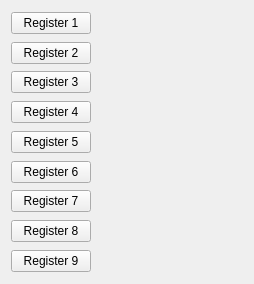
       <widget class="QWidget" name="scrollAreaWidgetContents_3">
        <property name="geometry">
         <rect>
          <x>0</x>
          <y>0</y>
          <width>254</width>
          <height>284</height>
         </rect>
        </property>
        <layout class="QHBoxLayout" name="horizontalLayout_17">
         <item>
          <layout class="QVBoxLayout" name="verticalLayout">
           <item>
            <layout class="QHBoxLayout" name="horizontalLayout_8">
             <item>
              <widget class="QPushButton" name="PB_Register1">
               <property name="enabled">
                <bool>true</bool>
               </property>
               <property name="text">
                <string>Register 1</string>
               </property>
               <property name="autoDefault">
                <bool>false</bool>
               </property>
              </widget>
             </item>
             <item>
              <widget class="QLabel" name="LB_Register1">
               <property name="sizePolicy">
                <sizepolicy hsizetype="Preferred" vsizetype="Preferred">
                 <horstretch>1</horstretch>
                 <verstretch>0</verstretch>
                </sizepolicy>
               </property>
               <property name="mouseTracking">
                <bool>true</bool>
               </property>
               <property name="acceptDrops">
                <bool>true</bool>
               </property>
               <property name="text">
                <string/>
               </property>
              </widget>
             </item>
            </layout>
           </item>
           <item>
            <layout class="QHBoxLayout" name="horizontalLayout_9">
             <item>
              <widget class="QPushButton" name="PB_Register2">
               <property name="enabled">
                <bool>true</bool>
               </property>
               <property name="text">
                <string>Register 2</string>
               </property>
               <property name="autoDefault">
                <bool>false</bool>
               </property>
              </widget>
             </item>
             <item>
              <widget class="QLabel" name="LB_Register2">
               <property name="sizePolicy">
                <sizepolicy hsizetype="Preferred" vsizetype="Preferred">
                 <horstretch>1</horstretch>
                 <verstretch>0</verstretch>
                </sizepolicy>
               </property>
               <property name="text">
                <string/>
               </property>
              </widget>
             </item>
            </layout>
           </item>
           <item>
            <layout class="QHBoxLayout" name="horizontalLayout_10">
             <item>
              <widget class="QPushButton" name="PB_Register3">
               <property name="enabled">
                <bool>true</bool>
               </property>
               <property name="text">
                <string>Register 3</string>
               </property>
               <property name="autoDefault">
                <bool>false</bool>
               </property>
              </widget>
             </item>
             <item>
              <widget class="QLabel" name="LB_Register3">
               <property name="sizePolicy">
                <sizepolicy hsizetype="Preferred" vsizetype="Preferred">
                 <horstretch>1</horstretch>
                 <verstretch>0</verstretch>
                </sizepolicy>
               </property>
               <property name="text">
                <string/>
               </property>
              </widget>
             </item>
            </layout>
           </item>
           <item>
            <layout class="QHBoxLayout" name="horizontalLayout_11">
             <item>
              <widget class="QPushButton" name="PB_Register4">
               <property name="enabled">
                <bool>true</bool>
               </property>
               <property name="text">
                <string>Register 4</string>
               </property>
               <property name="autoDefault">
                <bool>false</bool>
               </property>
              </widget>
             </item>
             <item>
              <widget class="QLabel" name="LB_Register4">
               <property name="sizePolicy">
                <sizepolicy hsizetype="Preferred" vsizetype="Preferred">
                 <horstretch>1</horstretch>
                 <verstretch>0</verstretch>
                </sizepolicy>
               </property>
               <property name="text">
                <string/>
               </property>
              </widget>
             </item>
            </layout>
           </item>
           <item>
            <layout class="QHBoxLayout" name="horizontalLayout_12">
             <item>
              <widget class="QPushButton" name="PB_Register5">
               <property name="enabled">
                <bool>true</bool>
               </property>
               <property name="text">
                <string>Register 5</string>
               </property>
               <property name="autoDefault">
                <bool>false</bool>
               </property>
              </widget>
             </item>
             <item>
              <widget class="QLabel" name="LB_Register5">
               <property name="sizePolicy">
                <sizepolicy hsizetype="Preferred" vsizetype="Preferred">
                 <horstretch>1</horstretch>
                 <verstretch>0</verstretch>
                </sizepolicy>
               </property>
               <property name="text">
                <string/>
               </property>
              </widget>
             </item>
            </layout>
           </item>
           <item>
            <layout class="QHBoxLayout" name="horizontalLayout_13">
             <item>
              <widget class="QPushButton" name="PB_Register6">
               <property name="enabled">
                <bool>true</bool>
               </property>
               <property name="text">
                <string>Register 6</string>
               </property>
               <property name="autoDefault">
                <bool>false</bool>
               </property>
              </widget>
             </item>
             <item>
              <widget class="QLabel" name="LB_Register6">
               <property name="sizePolicy">
                <sizepolicy hsizetype="Preferred" vsizetype="Preferred">
                 <horstretch>1</horstretch>
                 <verstretch>0</verstretch>
                </sizepolicy>
               </property>
               <property name="text">
                <string/>
               </property>
              </widget>
             </item>
            </layout>
           </item>
           <item>
            <layout class="QHBoxLayout" name="horizontalLayout_14">
             <item>
              <widget class="QPushButton" name="PB_Register7">
               <property name="enabled">
                <bool>true</bool>
               </property>
               <property name="text">
                <string>Register 7</string>
               </property>
               <property name="autoDefault">
                <bool>false</bool>
               </property>
              </widget>
             </item>
             <item>
              <widget class="QLabel" name="LB_Register7">
               <property name="sizePolicy">
                <sizepolicy hsizetype="Preferred" vsizetype="Preferred">
                 <horstretch>1</horstretch>
                 <verstretch>0</verstretch>
                </sizepolicy>
               </property>
               <property name="text">
                <string/>
               </property>
              </widget>
             </item>
            </layout>
           </item>
           <item>
            <layout class="QHBoxLayout" name="horizontalLayout_15">
             <item>
              <widget class="QPushButton" name="PB_Register8">
               <property name="enabled">
                <bool>true</bool>
               </property>
               <property name="text">
                <string>Register 8</string>
               </property>
               <property name="autoDefault">
                <bool>false</bool>
               </property>
              </widget>
             </item>
             <item>
              <widget class="QLabel" name="LB_Register8">
               <property name="sizePolicy">
                <sizepolicy hsizetype="Preferred" vsizetype="Preferred">
                 <horstretch>1</horstretch>
                 <verstretch>0</verstretch>
                </sizepolicy>
               </property>
               <property name="text">
                <string/>
               </property>
              </widget>
             </item>
            </layout>
           </item>
           <item>
            <layout class="QHBoxLayout" name="horizontalLayout_16">
             <item>
              <widget class="QPushButton" name="PB_Register9">
               <property name="enabled">
                <bool>true</bool>
               </property>
               <property name="text">
                <string>Register 9</string>
               </property>
               <property name="autoDefault">
                <bool>false</bool>
               </property>
              </widget>
             </item>
             <item>
              <widget class="QLabel" name="LB_Register9">
               <property name="sizePolicy">
                <sizepolicy hsizetype="Preferred" vsizetype="Preferred">
                 <horstretch>1</horstretch>
                 <verstretch>0</verstretch>
                </sizepolicy>
               </property>
               <property name="text">
                <string/>
               </property>
              </widget>
             </item>
            </layout>
           </item>
          </layout>
         </item>
        </layout>
       </widget>
